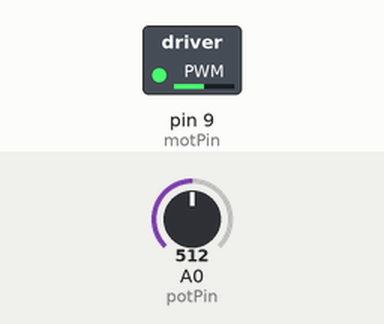
Recording of a sketch running on a simulated Arduino Uno, built with avr-gcc and run on an emulated ATmega328P. Shown: switched loads named in the sketch (green lamp = pin HIGH). The inputs (shaded band) are chosen by the test bench; at power-on: A0 (potPin) = 512. What the sketch prints to the serial monitor is not drawn.

Above: at 1.2 s.
1.3 s: A0 (potPin) set to 418
At 2.4 s:
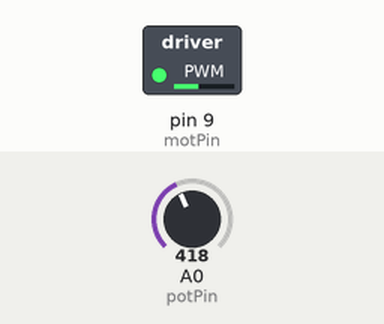
4.3 s: A0 (potPin) set to 388
At 4.8 s:
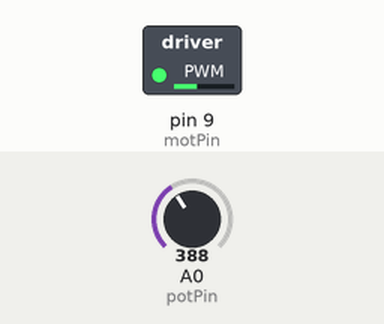
6.0 s: A0 (potPin) set to 105
At 7.1 s:
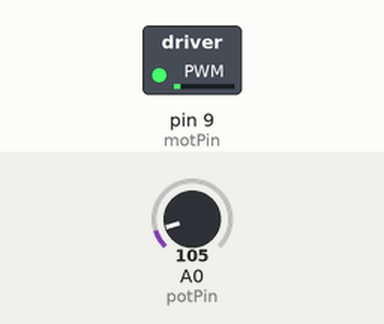
7.5 s: A0 (potPin) set to 89
At 8.2 s:
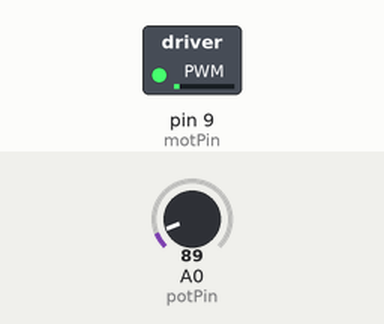
9.3 s: A0 (potPin) set to 0
At 10.5 s:
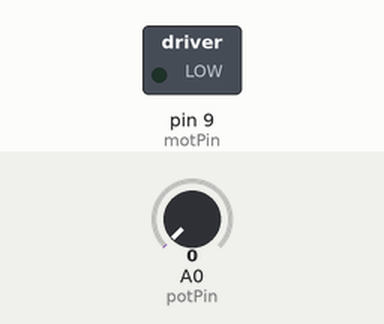
10.8 s: A0 (potPin) set to 8
At 11.8 s:
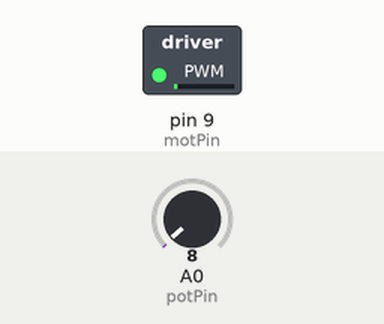
12.3 s: A0 (potPin) set to 11
Timing chart, 0 to 15.1 s (numbered marks = the images above; inputs shaded):
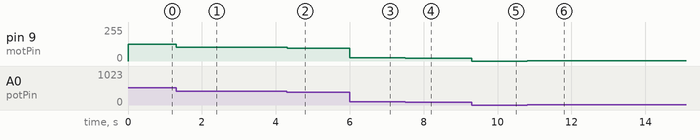

The sketch:

motore_dc_con_potenziometro_e_diodo.ino
```cpp
int potPin = A0;
int motPin = 9;

void setup()
{
  Serial.begin (9600);
  pinMode(motPin, OUTPUT);
  Serial.print("pot value");
  Serial.print(", ");
  Serial.println("mot value");
}

void loop()
{
  int potValue = analogRead(potPin);
  int motValue = map(potValue, 0, 1023, 0, 255);
  analogWrite(motPin, motValue);
  Serial.print(potValue);
  Serial.print(", ");
  Serial.print(motValue);
}
```

Measured:
- after the input at 1.3 s, pin 9 (motPin): 127/255 → 104/255 at once
- after the input at 4.3 s, pin 9 (motPin): 104/255 → 96/255 at once
- after the input at 6.0 s, pin 9 (motPin): 96/255 → 26/255 at once
- after the input at 7.5 s, pin 9 (motPin): 26/255 → 22/255 at once
- after the input at 9.3 s, pin 9 (motPin): 22/255 → 0/255 at once
- after the input at 10.8 s, pin 9 (motPin): 0/255 → 1/255 at once
- after the input at 12.3 s, pin 9 (motPin): 1/255 → 2/255 at once
